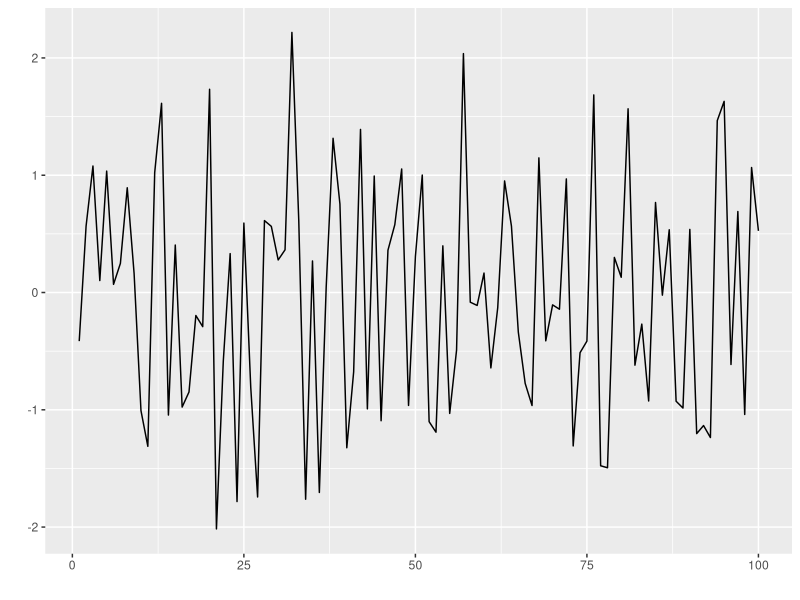

Here is the R script that generated this plot:
if(!exists("PNGwidth")){
  PNGwidth <- 480
}
if(!exists("PNGheight")){
  PNGheight <- 480
}
if(!exists("PNGxlabel")){
  PNGxlabel <- ""
}
if(!exists("PNGylabel")){
  PNGylabel <- ""
}
if(!exists("x")){
  x <- 1:100  
}
if(!exists("y")){
  y <- rnorm(100)  
}
if(!exists("imageName")){
	imageName <- "xyplot"
}
df <- data.frame(x,y)

library(ggplot2)

png(paste0(imageName,".png"),width = PNGwidth, height = PNGheight)
g <- ggplot(data= df, aes(x = x,y = y))
g <- g + geom_line()
g <- g + xlab(PNGxlabel)
g <- g + ylab(PNGylabel)
print(g)
dev.off()
